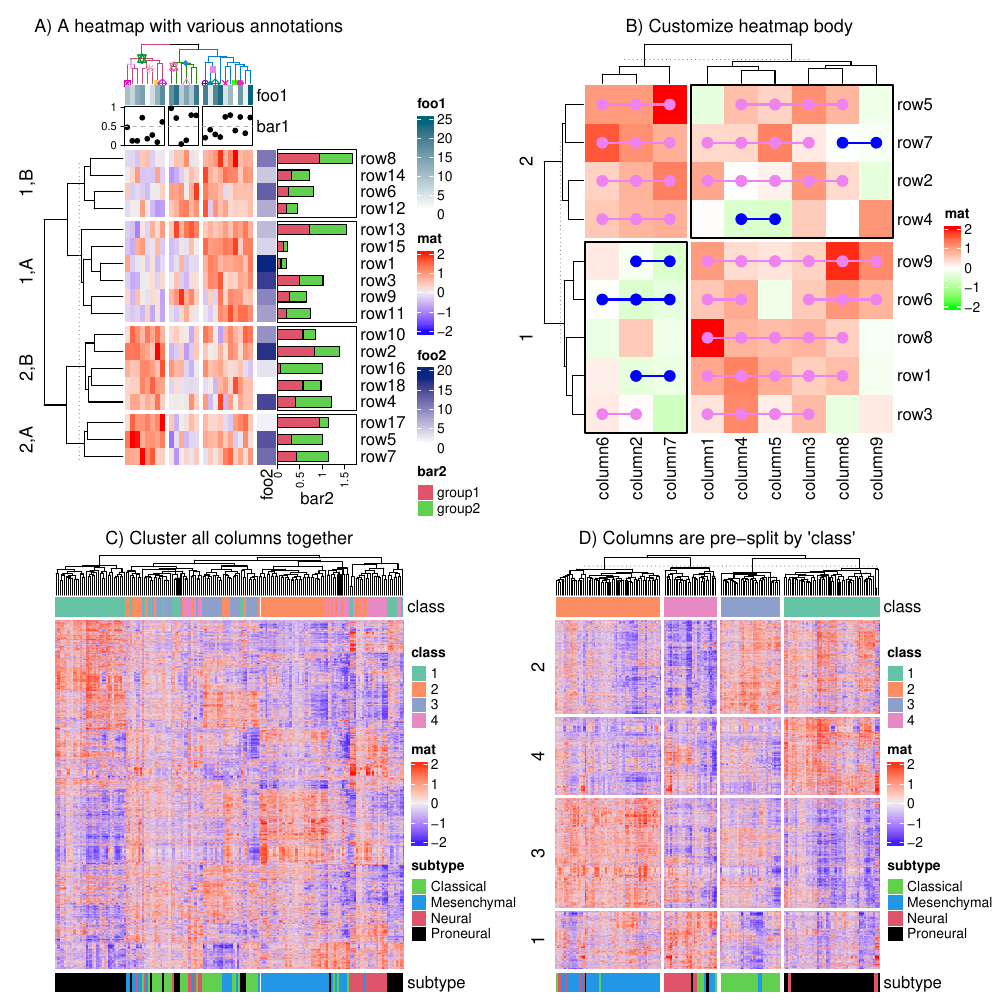

Write R code to recreate this figure.
library(ComplexHeatmap)
library(circlize)
library(cowplot)
library(GetoptLong)

### figure A

set.seed(123)
nr1 = 4; nr2 = 8; nr3 = 6; nr = nr1 + nr2 + nr3
nc1 = 6; nc2 = 8; nc3 = 10; nc = nc1 + nc2 + nc3
mat = cbind(rbind(matrix(rnorm(nr1*nc1, mean = 1,   sd = 0.5), nr = nr1),
          matrix(rnorm(nr2*nc1, mean = 0,   sd = 0.5), nr = nr2),
          matrix(rnorm(nr3*nc1, mean = 0,   sd = 0.5), nr = nr3)),
    rbind(matrix(rnorm(nr1*nc2, mean = 0,   sd = 0.5), nr = nr1),
          matrix(rnorm(nr2*nc2, mean = 1,   sd = 0.5), nr = nr2),
          matrix(rnorm(nr3*nc2, mean = 0,   sd = 0.5), nr = nr3)),
    rbind(matrix(rnorm(nr1*nc3, mean = 0.5, sd = 0.5), nr = nr1),
          matrix(rnorm(nr2*nc3, mean = 0.5, sd = 0.5), nr = nr2),
          matrix(rnorm(nr3*nc3, mean = 1,   sd = 0.5), nr = nr3))
   )
mat = mat[sample(nr, nr), sample(nc, nc)] # random shuffle rows and columns
rownames(mat) = paste0("row", seq_len(nr))
colnames(mat) = paste0("column", seq_len(nc))

library(dendextend)
column_dend = as.dendrogram(hclust(dist(t(mat))))
column_dend = color_branches(column_dend, k = 3) # `color_branches()` returns a dendrogram object
column_dend = dendrapply(column_dend, function(d) {
    if(runif(1) > 0.5) attr(d, "nodePar") = list(cex = 0.5, pch = sample(20, 1), col = rand_color(1))
    return(d)
})
ht = Heatmap(mat, name = "mat", row_dend_width = unit(2, "cm"), cluster_columns = column_dend,
    column_title = "A) A heatmap with various annotations",
    show_column_names = FALSE,
	column_names_rot = 45, row_split = rep(c("A", "B"), 9), row_km = 2, column_split = 3,
	top_annotation = HeatmapAnnotation(foo1 = 1:24, bar1 = anno_points(runif(24))),
    right_annotation = rowAnnotation(foo2 = 18:1, bar2 = anno_barplot(cbind(runif(18), runif(18)), gp = gpar(fill = 2:3), width = unit(2, "cm"))))
p1 = grid.grabExpr({
	draw(ht, annotation_legend_list = list(Legend(title = "bar2", labels = c("group1", "group2"), legend_gp = gpar(fill = 2:3))),
		merge_legend = TRUE, padding = unit(c(5, 5, 5, 5), "mm"))
	for(slice in 1:3) {
		decorate_annotation("bar1", slice = slice, {
			grid.lines(c(0, 1), c(0.5, 0.5), gp = gpar(lty = 2, col = "#AAAAAA"))
		})
	}
})

### figure B

small_mat = mat[1:9, 1:9]
col_fun = colorRamp2(c(-2, 0, 2), c("green", "white", "red"))
ht = Heatmap(small_mat, name = "mat", col = col_fun,
    column_title = "B) Customize heatmap body",
    row_km = 2, column_km = 2,
    layer_fun = function(j, i, x, y, w, h, fill, slice_r, slice_c) {
        # restore_matrix() is explained after this chunk of code
        ind_mat = restore_matrix(j, i, x, y)
        for(ir in seq_len(nrow(ind_mat))) {
            # start from the second column
            for(ic in seq_len(ncol(ind_mat))[-1]) {
                ind1 = ind_mat[ir, ic-1] # previous column
                ind2 = ind_mat[ir, ic]   # current column
                v1 = small_mat[i[ind1], j[ind1]]
                v2 = small_mat[i[ind2], j[ind2]]
                if(v1 * v2 > 0) { # if they have the same sign
                    col = ifelse(v1 > 0, "violet", "blue")
                    grid.segments(x[ind1], y[ind1], x[ind2], y[ind2],
                        gp = gpar(col = col, lwd = 2))
                    grid.points(x[c(ind1, ind2)], y[c(ind1, ind2)], 
                        pch = 16, gp = gpar(col = col), size = unit(4, "mm"))
                }
            }
        }
        if(slice_r != slice_c) {
            grid.rect(gp = gpar(lwd = 2, fill = "transparent"))
        }
    }
)

p2 = grid.grabExpr(draw(ht, padding = unit(c(5, 5, 5, 5), "mm")))



library(cola)
rl = readRDS(url("https://jokergoo.github.io/cola_examples/TCGA_GBM/TCGA_GBM_subgroup.rds"))
res = rl["ATC:skmeans"]


m = get_matrix(rl)
sig = get_signatures(res, k = 4, plot = FALSE)
cl = get_classes(res, k = 4)[, 1]

m2 = m[sig$which_row, ]
m2 = t(scale(t(m2)))

col_fun = colorRamp2(c(-2, 0, 2), c("green", "white", "red"))

anno = get_anno(rl)
anno_col = get_anno_col(rl)

cl_col = cola:::brewer_pal_set2_col[1:4]
names(cl_col) = 1:4

ht = Heatmap(m2, name = "mat", show_row_names = FALSE, show_row_dend = FALSE, show_column_names = FALSE, 
    column_title = "C) Cluster all columns together",
    bottom_annotation = HeatmapAnnotation(df = anno, col = anno_col),
    top_annotation = HeatmapAnnotation(class = as.character(cl), col = list(class = cl_col)))
p3 = grid.grabExpr(draw(ht, merge_legend = TRUE))


ht = Heatmap(m2, name = "mat", row_split = sig$km, column_split = cl,
    column_title = "D) Columns are pre-split by 'class'",
    show_row_names = FALSE, show_row_dend = FALSE, show_column_names = FALSE, 
    bottom_annotation = HeatmapAnnotation(df = anno, col = anno_col),
    top_annotation = HeatmapAnnotation(class = as.character(cl), col = list(class = cl_col)))

p4 = grid.grabExpr(draw(ht, merge_legend = TRUE))

p_empty = rectGrob(gp = gpar(col = NA, fill = NA))

pdf("figure2.pdf", width = 10, height = 10)
library(cowplot)
p = plot_grid(plot_grid(p1, p2, nrow = 1),
              plot_grid(p_empty, p3, p4, nrow = 1, rel_widths = c(0.1, 1, 1)), 
              rel_heights = c(1.1, 1),
              nrow = 2)
print(p)
dev.off()



pdf("supplementary_figure1.pdf")
dimension_reduction(m2, col = cl_col[cl], method = "t-SNE")
dev.off()


